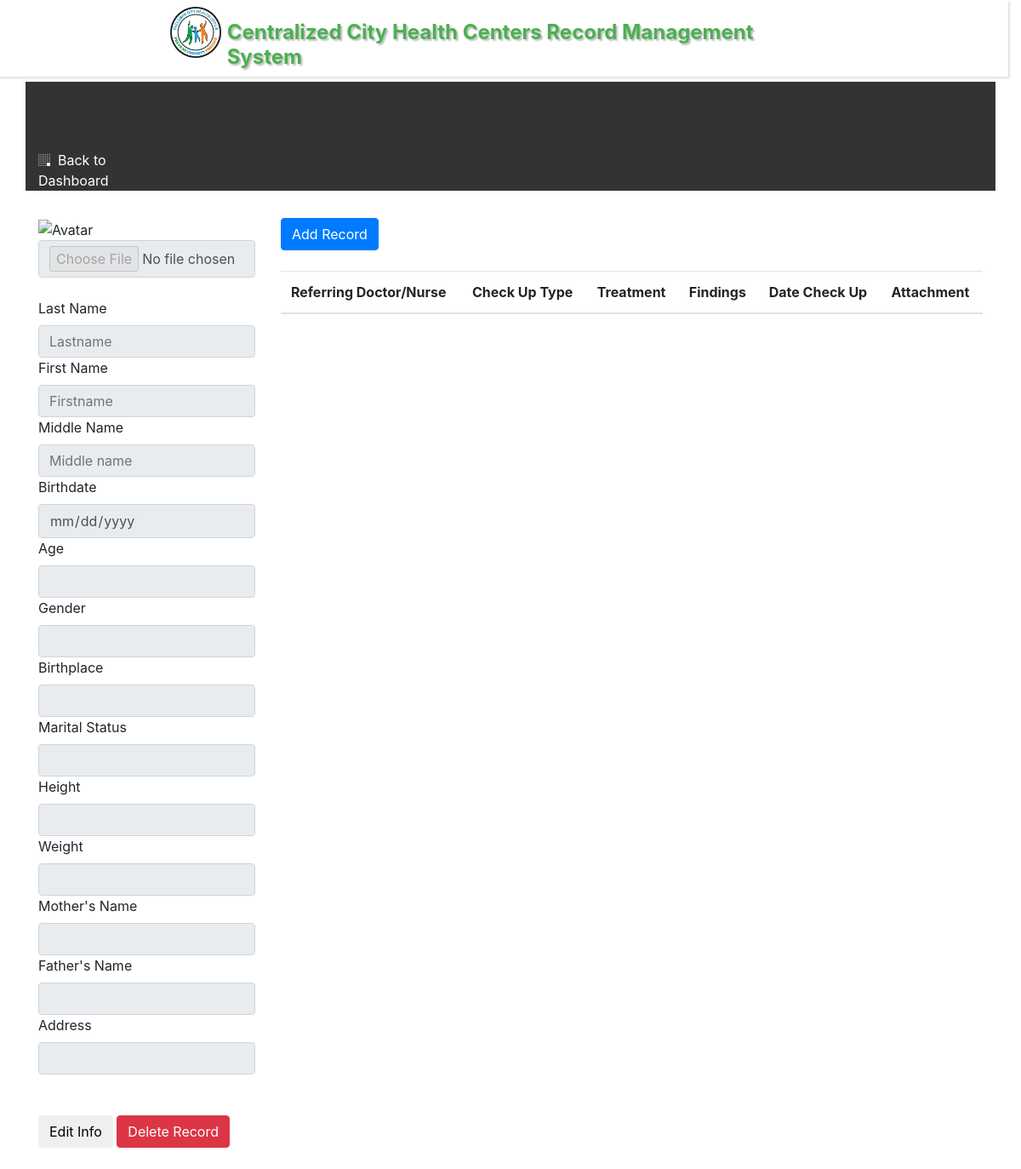
The app's page /patient.php?id=4, older data.
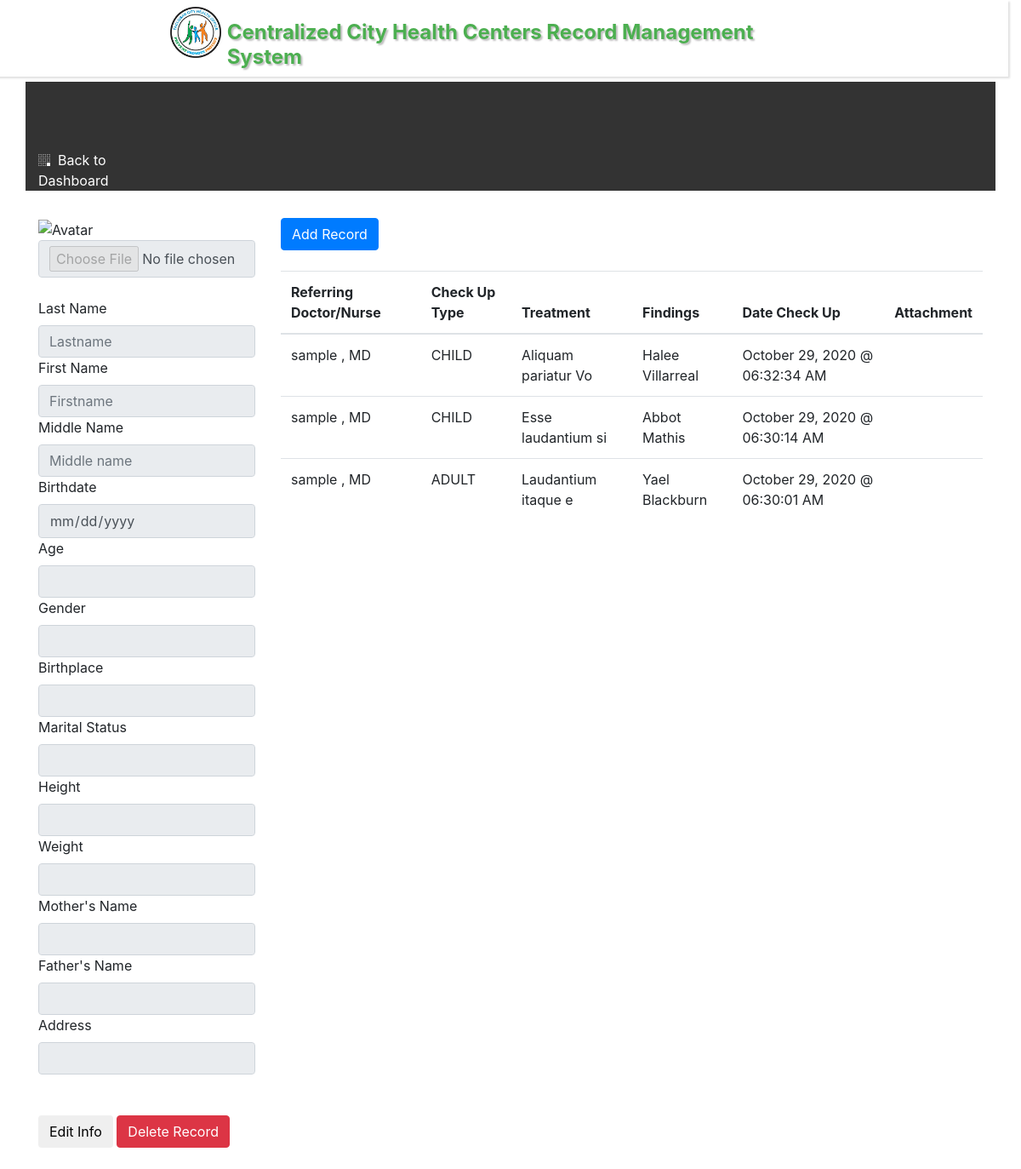
The same page, newer data.
### tables this page shows
CREATE TABLE IF NOT EXISTS `check_up_tbl` (
  `id` int NOT NULL AUTO_INCREMENT,
  `patient_id` int NOT NULL,
  `referringPhysicianOrNurse` int NOT NULL,
  `treatment` varchar(120) NOT NULL,
  `check_up_type` varchar(120) NOT NULL,
  `findings` varchar(120) NOT NULL,
  `dateCheckUp` datetime NOT NULL,
  `attachment` varchar(120) DEFAULT NULL,
  PRIMARY KEY (`id`)
);

### patient.php (the view, shortened to what this page needs)
<?php
include './/db/db.php';
  ?>
  <!DOCTYPE html>
  <html lang="en" dir="ltr">
    <head>
      <?php include 'screens/includes/head.php'; ?>
    </head>
    <body>
      <?php
        if (isset($_GET['id'])) {
          $id = $_GET['id'];
          ?>
          <div class="row">
            <?php include 'screens/includes/header.php'; ?>
          </div>
          <br>
          <br>
          <div class="container">
              <?php include 'screens/includes/nav.php'; ?>
              <br>
            <?php
              if ($branch_id !== '7') {
                $sql = $con->query("SELECT * FROM patient_info_tbl WHERE id = '$id' AND branch_id = '$branch_id'");
                $fetch = $sql->fetch_assoc();
              }else{
                $sql = $con->query("SELECT * FROM patient_info_tbl WHERE id = '$id'");
                $fetch = $sql->fetch_assoc();
              }
            ?>
            <div class="row patientInfo-container">
              <div class="col-md-12">
                <div class="row">
                <div class="col-md-3">
                  <img id="patient_img_update" src=".//img/uploads/<?= $fetch['img'] ?>" alt="Avatar" style="width:  250px;
                  height: 250px;
                  object-fit: cover;" />
                  <br/>
                  <input type="file" class="form-control"  accept="image/*" capture id="update_patient_img" disabled />
                  <br/>
                <label>Last Name</label>
                <input type="text" class="form-control" placeholder="Lastname" id="lname" disabled value="<?= $fetch['lname'] ?>">
                <label>First Name</label>
                <input type="text" class="form-control" placeholder="Firstname" id="fname" disabled value="<?= $fetch['fname'] ?>">
                <label>Middle Name</label>
                <input type="text" class="form-control" placeholder="Middle name" id="mname" disabled value="<?= $fetch['mname'] ?>">
                <label>Birthdate</label>
                <input type="date" class="form-control" id="bdate" disabled value="<?= $fetch['bday'] ?>">
                  <label>Age</label>
                  <input type="number" class="form-control" id="age" disabled value="<?= $fetch['age'] ?>">
                  <label>Gender</label>
                  <input type="text" class="form-control" id="gender" disabled value="<?= $fetch['gender'] ?>">
                  <label>Birthplace</label>
                  <input type="text" class="form-control" id="bplace" disabled value="<?= $fetch['bplace'] ?>">
                  <label>Marital Status</label>
                  <input type="text" class="form-control" id="maritalStatus" disabled value="<?= $fetch['marital_status'] ?>">
                  <label>Height</label>
                   <input type="text" class="form-control" id="height" disabled value="<?= $fetch['height'] ?>">
                  <label>Weight</label>
                  <input type="text" class="form-control" id="weight" disabled value="<?= $fetch['weight'] ?>">
                  <label>Mother's Name</label>
                  <input type="text" class="form-control" id="motherName" disabled value="<?= $fetch['mothers_name'] ?>">
                  <label>Father's Name</label>
                  <input type="text" class="form-control" id="fatherName" disabled value="<?= $fetch['fathers_name'] ?>">
                  <label>Address</label>
                  <input type="text" class="form-control" id="homeAddress" disabled value="<?= $fetch['address'] ?>">
                  <br/>
                  <br/>
                  <button type="button" name="button" class="btn btn-default" id="btn-editRecord">Edit Info</button>
                  <button type="button" name="button" class="btn btn-danger" id="btn-deleteRecord" onclick="return confirm('Are you sure?')">Delete Record</button>
                    <br/>
                    <br/>
                </div>
                <div class="col-md-9">
                <button type="button" name="button" class="btn btn-primary" id="btn-checkUp" data-toggle="modal" data-target="#myModal">Add Record</button>
                <br/>
                <br/>
                <table class="table table-checkup-records">
                  <thead>
                    <tr>
                      <th>Referring Doctor/Nurse</th>
                      <th>Check Up Type</th>
                      <th>Treatment</th>
                      <th>Findings</th>
                      <th>Date Check Up</th>
                      <th>Attachment</th>
                    </tr>
                  </thead>
                  <tbody>
                    <?php
                      $records = $con->query("SELECT CONCAT(b.name, ' ', ', ',IF(b.title = 'doctor', 'MD', 'RN')) AS referringPhysicianOrNurse, a.check_up_type, a.treatment, a.findings, DATE_FORMAT(a.dateCheckUp, '%M %d, %Y @ %h:%i:%s %p ') AS dateCheckUp, a.attachment  FROM check_up_tbl a LEFT JOIN admin_accounts b ON a.referringPhysicianOrNurse = b.id WHERE a.patient_id = '$id' ORDER BY a.dateCheckUp DESC");
                        while($res = mysqli_fetch_array($records)){
                          ?>
                            <tr>
                              <td><?= $res['referringPhysicianOrNurse'] ?></td>
                              <td><?= $res['check_up_type'] ?></td>
                              <td><?= $res['treatment'] ?></td>
                              <td><?= $res['findings'] ?></td>
                              <td><?= $res['dateCheckUp'] ?></td>
                              <td><a href=".//img/uploads/<?= $res['attachment'] ?>" download><?= $res['attachment'] ?></a></td>
                            </tr>
                          <?php
                        }
                    ?>
                  </tbody>
                </table>
                </div>
                </div>
              </div>
            </div>
          </div>
          <?php
          }
      ?>
    </body>
  </html>

### screens/includes/head.php (shortened to what this page needs)
<link rel="stylesheet" href="https://maxcdn.bootstrapcdn.com/bootstrap/4.0.0/css/bootstrap.min.css">
<link rel="stylesheet" href=".//config/css/style.css">
<link rel="stylesheet" type="text/css" href="https://cdn.datatables.net/1.10.20/css/jquery.dataTables.css">

### screens/includes/header.php
<div class="col-md-12" id="header-container">
  <div >
    <div class="row">
      <div class="col-md-2">
      </div>
      <div class="col-md-8">
        <div class="row">
          <div class="col-md-1 text-right">
            <img src=".//img/download.jpeg" id="home-site-logo">
          </div>
          <div class="col-md-11">
            <h1>Centralized City Health Centers Record Management System</h1>
          </div>
        </div>
      </div>
    </div>
  </div>
</div>

### screens/includes/nav.php (shortened to what this page needs)
<?php
            $branch_id = $_SESSION["branch"];
          ?>
<div class="row nav-container">
  <div class="col-md-12">
    <div class="row">
      <div class="col-md-2">
        <a href="index.php"> <i class="fab fa-buromobelexperte"></i>&nbsp; <?= !isset($_GET['id']) ? '': 'Back to ' ?>Dashboard</a>
      </div>
    </div>
  </div>
</div>

### config/css/style.css (style rules this page uses)
body { padding: 0; margin: 0; }
#header-container { background: #fff; width: 100vw !important; -webkit-box-shadow: 2px 2px 2px #E0E0E0; box-shadow: 2px 2px 2px #E0E0E0; position: fixed; z-index: 999; }
#header-container img { width: 5vw; padding-top: 1vh; padding-bottom: 1vh; }
#header-container h1 { padding-top: 3vh; color: #4CAF50; font-weight: bold; font-size: 2vw; text-shadow: 2px 2px 2px #BDBDBD; }
.nav-container { margin-top: 6vh; padding-top: 10vh; background: rgba(0, 0, 0, 0.8) !important; }
.nav-container a { color: #fff; }
.patientInfo-container { margin-top: 1vh; }

Row changes from the older to the newer data that the page shows:
added check_up_tbl: referringPhysicianOrNurse "sample , MD", check_up_type "CHILD", treatment "Aliquam pariatur Vo", findings "Halee Villarreal", dateCheckUp "October 29, 2020 @ 06:32:34 AM"
added check_up_tbl: referringPhysicianOrNurse "sample , MD", check_up_type "CHILD", treatment "Esse laudantium si", findings "Abbot Mathis", dateCheckUp "October 29, 2020 @ 06:30:14 AM"
added check_up_tbl: referringPhysicianOrNurse "sample , MD", check_up_type "ADULT", treatment "Laudantium itaque e", findings "Yael Blackburn", dateCheckUp "October 29, 2020 @ 06:30:01 AM"
